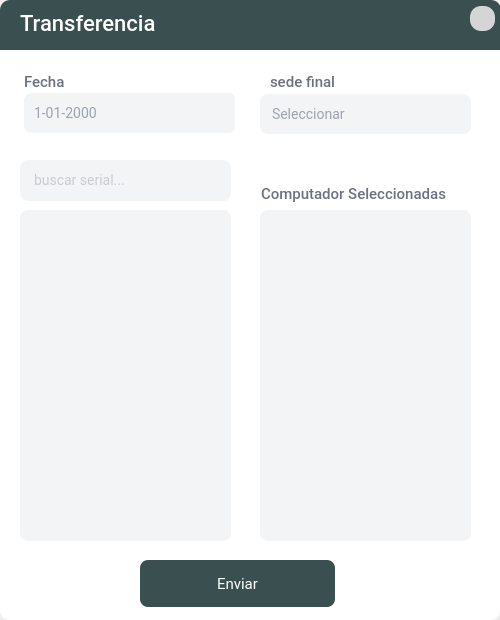
<?xml version="1.0" encoding="UTF-8"?>
<ui version="4.0">
 <class>Transferencia</class>
 <widget class="QDialog" name="Transferencia">
  <property name="enabled">
   <bool>true</bool>
  </property>
  <property name="geometry">
   <rect>
    <x>0</x>
    <y>0</y>
    <width>500</width>
    <height>620</height>
   </rect>
  </property>
  <property name="minimumSize">
   <size>
    <width>500</width>
    <height>620</height>
   </size>
  </property>
  <property name="maximumSize">
   <size>
    <width>500</width>
    <height>620</height>
   </size>
  </property>
  <property name="windowTitle">
   <string>Dialog</string>
  </property>
  <property name="windowIcon">
   <iconset>
    <normaloff>:/prefijoNuevo/logo.png</normaloff>:/prefijoNuevo/logo.png</iconset>
  </property>
  <property name="styleSheet">
   <string notr="true">QTableWidget {
outline: 0px;
border:5px solid #f3f4f6;
border-radius:15px;
font-family: Roboto;
font-style: normal;
font-weight: normal;
font-size: 15px;
line-height: 19px;
letter-spacing: 0.02em;
color: #6B7280;
}


/* cabezera*/
QHeaderView::section {
background-color:#f1f2f3;
border-style: none;
height:40px;
font-family: &quot;Roboto&quot;;
font-style: normal;
font-weight: normal;
font-size: 13px;
line-height: 14px;
letter-spacing: 0.04em;
text-transform: uppercase;
color: #6B7280;


}


QHeaderView::section:horizontal{
font-family: Roboto;
font-style: normal;
font-weight: normal;
font-size: 14px;
line-height: 14px;
letter-spacing: 0.04em;
text-transform: uppercase;
color: #212529;

}


QTableWidget::disabled{
    background-color:#acacac;
    border: 1px solid #32414B;
    color: #656565;
    gridline-color: #656565;}

/*bordes internos*/
QTableWidget::item {
	border-bottom: 3px solid #f3f4f6;

}

QTableWidget:item:selected{
	background:white;/*color-seleccion*/
color: #2c3d3e;
}





/*SCROLL VERTICAL*/

QScrollBar:vertical{
	background: #f3f4f6;
	width: 11px; 
	margin: 0px 0px 0px 0px;
}

QScrollBar::handle:vertical{
	background: #cdcecf;
    border-radius:3px;
	margin: 0px 0px 3px 2px;
}

QScrollBar::add-line:vertical {
	height: 0px;
}

QScrollBar::sub-line:vertical {
	height: 0 px;
}


/*SCROLL HORIZONTAL*/

QScrollBar:horizontal{
	background: #f3f4f6;
	height: 11px; 
	margin: 0px 0px 0px 0px;
}

QScrollBar::handle:horizontal{
	background: #cdcecf;
    border-radius:3px;
	margin: 3px 2px 0px 0px;
}

QScrollBar::add-line:horizontal{
	height: 0px;
}

QScrollBar::sub-line:horizontal{
	height: 0 px;
}

</string>
  </property>
  <layout class="QGridLayout" name="gridLayout">
   <property name="leftMargin">
    <number>0</number>
   </property>
   <property name="topMargin">
    <number>0</number>
   </property>
   <property name="rightMargin">
    <number>0</number>
   </property>
   <property name="bottomMargin">
    <number>0</number>
   </property>
   <item row="0" column="0">
    <widget class="QFrame" name="frame">
     <property name="styleSheet">
      <string notr="true">

#frame{background-color:white;border-radius:10px}


QLabel{
font-family: Roboto;
font-style: normal;
font-weight: 450;
font-size: 15px;
letter-spacing: 0.02em;
color: #6B7280;}


QLineEdit{
font-family: Roboto;
font-style: normal;
font-weight: normal;
font-size: 14px;
letter-spacing: 0.02em;
background: #F3F4F6;
border: 2px solid #F3F4F6;
border-radius: 8px;
color:#9CA3AF;
padding:10px}

QLineEdit::hover{
background: #FFFFFF;
border: 2px solid #344647;
border-radius: 8px;
}

/* COMBOBOX */

QComboBox{
font-family: Roboto;
font-style: normal;
font-weight: normal;
font-size: 14px;
letter-spacing: 0.02em;
background: #F3F4F6;
color:#9CA3AF;
border-radius:8px;
padding:10px;
combobox-popup: 0;
border: 2px solid #F3F4F6;

}


QComboBox::drop-down
{
    width: 20px;
    border-left-width: 1px;
	padding: 10px 10px 10px 20px;
 }


QComboBox QAbstractItemView {
	color:#9CA3AF;
	font-size:14px;
	background-color: #F3F4F6;
	selection-background-color:#344647;
	selection-color:#ffffff;
	outline: 0px;
   border: 1px solid #344647;
 border-radius:8px;
padding:10px
}



QComboBox::down-arrow
{
	image: url(:/prefijoNuevo/flecha_oscuro.png);
     width: 11px;
     height: 11px;
}

QComboBox::focus{
background: #FFFFFF;
border: 2px solid #344647;
border-radius: 8px;
}




/*  BOTON */

QPushButton{
font-family: Roboto;
font-style: normal;
font-weight: normal;
font-size: 15px;
letter-spacing: 0.02em;
color:white;
padding:8px;
background: #3A4F50;
border-radius: 8px;}

QPushButton:hover{background: #2e3e3f;
border-radius: 8px; }


/* LISTA */


QListWidget{
font-family: Roboto;
font-size: 13px;
background: #F3F4F6;
color:#9CA3AF;
padding:8px;
border-radius:8px;
}



QListWidget::focus{
background: #FFFFFF;
border: 2px solid #3A4F50;
border-radius: 8px;

}





</string>
     </property>
     <property name="frameShape">
      <enum>QFrame::NoFrame</enum>
     </property>
     <property name="frameShadow">
      <enum>QFrame::Plain</enum>
     </property>
     <widget class="QComboBox" name="cbox_sedeFinal">
      <property name="geometry">
       <rect>
        <x>260</x>
        <y>94</y>
        <width>211</width>
        <height>40</height>
       </rect>
      </property>
      <property name="cursor">
       <cursorShape>PointingHandCursor</cursorShape>
      </property>
      <property name="styleSheet">
       <string notr="true"/>
      </property>
      <item>
       <property name="text">
        <string>Seleccionar</string>
       </property>
      </item>
      <item>
       <property name="text">
        <string>Masculino</string>
       </property>
      </item>
      <item>
       <property name="text">
        <string>Femenino</string>
       </property>
      </item>
     </widget>
     <widget class="QLabel" name="lbl8">
      <property name="geometry">
       <rect>
        <x>24</x>
        <y>70</y>
        <width>171</width>
        <height>21</height>
       </rect>
      </property>
      <property name="styleSheet">
       <string notr="true"/>
      </property>
      <property name="text">
       <string>Fecha</string>
      </property>
      <property name="alignment">
       <set>Qt::AlignBottom|Qt::AlignLeading|Qt::AlignLeft</set>
      </property>
     </widget>
     <widget class="QDateEdit" name="date_fecha">
      <property name="geometry">
       <rect>
        <x>24</x>
        <y>93</y>
        <width>211</width>
        <height>40</height>
       </rect>
      </property>
      <property name="cursor">
       <cursorShape>PointingHandCursor</cursorShape>
      </property>
      <property name="styleSheet">
       <string notr="true">/*SPINBOX*/
QDateEdit{
font-family: Roboto;
font-style: normal;
font-weight: normal;
font-size: 14px;
letter-spacing: 0.02em;
background: #F3F4F6;
color:#9CA3AF;
padding:8px;
border-radius:8px; }

QDateEdit::up-button {
min-width: 25px; min-height: 12px; background-color: #F3F4F6; 
border-radius: 6px;}

QDateEdit::down-button {
min-width: 25px; min-height: 12px; background-color: #F3F4F6; 
border-radius: 6px;}

QDateEdit::up-arrow{
	image: url(:/prefijoNuevo/comDownP.png);
     width: 9px;
     height: 9px;
}

QDateEdit::down-arrow{
	image:url(:/prefijoNuevo/comUpP.png);
     width: 9px;
     height: 9px;}

QDateEdit::focus{
background: #FFFFFF;
border: 2px solid #526974;
border-radius: 8px;
}</string>
      </property>
      <property name="displayFormat">
       <string>d-MM-yyyy</string>
      </property>
      <property name="calendarPopup">
       <bool>false</bool>
      </property>
     </widget>
     <widget class="QLabel" name="lbl2">
      <property name="geometry">
       <rect>
        <x>270</x>
        <y>70</y>
        <width>91</width>
        <height>21</height>
       </rect>
      </property>
      <property name="styleSheet">
       <string notr="true"/>
      </property>
      <property name="text">
       <string>sede final</string>
      </property>
      <property name="alignment">
       <set>Qt::AlignBottom|Qt::AlignLeading|Qt::AlignLeft</set>
      </property>
     </widget>
     <widget class="QPushButton" name="btn_enviar">
      <property name="geometry">
       <rect>
        <x>140</x>
        <y>560</y>
        <width>195</width>
        <height>47</height>
       </rect>
      </property>
      <property name="sizePolicy">
       <sizepolicy hsizetype="Ignored" vsizetype="Maximum">
        <horstretch>0</horstretch>
        <verstretch>0</verstretch>
       </sizepolicy>
      </property>
      <property name="sizeIncrement">
       <size>
        <width>0</width>
        <height>0</height>
       </size>
      </property>
      <property name="cursor">
       <cursorShape>PointingHandCursor</cursorShape>
      </property>
      <property name="focusPolicy">
       <enum>Qt::NoFocus</enum>
      </property>
      <property name="autoFillBackground">
       <bool>false</bool>
      </property>
      <property name="styleSheet">
       <string notr="true"/>
      </property>
      <property name="text">
       <string>Enviar</string>
      </property>
      <property name="icon">
       <iconset>
        <normaloff>:/prefijoNuevo/image (10).png</normaloff>:/prefijoNuevo/image (10).png</iconset>
      </property>
      <property name="iconSize">
       <size>
        <width>21</width>
        <height>21</height>
       </size>
      </property>
      <property name="checkable">
       <bool>false</bool>
      </property>
      <property name="autoRepeat">
       <bool>false</bool>
      </property>
      <property name="autoExclusive">
       <bool>false</bool>
      </property>
      <property name="autoDefault">
       <bool>false</bool>
      </property>
      <property name="default">
       <bool>false</bool>
      </property>
      <property name="flat">
       <bool>false</bool>
      </property>
     </widget>
     <widget class="QFrame" name="frame_2">
      <property name="geometry">
       <rect>
        <x>0</x>
        <y>0</y>
        <width>501</width>
        <height>50</height>
       </rect>
      </property>
      <property name="styleSheet">
       <string notr="true">#frame_2{background: #3A4F50 ;border-top-left-radius: 10px;
border-top-right-radius: 10px;}</string>
      </property>
      <property name="frameShape">
       <enum>QFrame::StyledPanel</enum>
      </property>
      <property name="frameShadow">
       <enum>QFrame::Raised</enum>
      </property>
      <widget class="QLabel" name="label_3">
       <property name="geometry">
        <rect>
         <x>20</x>
         <y>10</y>
         <width>181</width>
         <height>27</height>
        </rect>
       </property>
       <property name="styleSheet">
        <string notr="true">font-family: Roboto;
font-style: normal;
font-weight: 500;
font-size: 22px;
line-height: 40px;
letter-spacing: 0.02em;
color:#ffffff;</string>
       </property>
       <property name="text">
        <string>Transferencia</string>
       </property>
      </widget>
      <widget class="QToolButton" name="btn_closeTransfe">
       <property name="geometry">
        <rect>
         <x>470</x>
         <y>6</y>
         <width>25</width>
         <height>25</height>
        </rect>
       </property>
       <property name="focusPolicy">
        <enum>Qt::NoFocus</enum>
       </property>
       <property name="toolTip">
        <string>Cerrar</string>
       </property>
       <property name="styleSheet">
        <string notr="true">#btn_closeTransfe{
font-family: Roboto;
font-weight: normal;
font-size: 14px;
background-color: #d5d5d8;
color: #6B7280;
border-radius:11px
}

#btn_closeTransfe:hover{background:#ce4d3a ;
border-radius:11px; }


</string>
       </property>
       <property name="text">
        <string/>
       </property>
       <property name="icon">
        <iconset resource="../image/source.qrc">
         <normaloff>:/prefijoNuevo/close (1).png</normaloff>:/prefijoNuevo/close (1).png</iconset>
       </property>
       <property name="iconSize">
        <size>
         <width>13</width>
         <height>13</height>
        </size>
       </property>
       <property name="autoRaise">
        <bool>true</bool>
       </property>
      </widget>
     </widget>
     <widget class="QLineEdit" name="line_filtrar">
      <property name="geometry">
       <rect>
        <x>20</x>
        <y>160</y>
        <width>211</width>
        <height>41</height>
       </rect>
      </property>
      <property name="placeholderText">
       <string>buscar serial...</string>
      </property>
     </widget>
     <widget class="QListWidget" name="list_inicio">
      <property name="geometry">
       <rect>
        <x>20</x>
        <y>210</y>
        <width>211</width>
        <height>331</height>
       </rect>
      </property>
      <property name="cursor" stdset="0">
       <cursorShape>PointingHandCursor</cursorShape>
      </property>
      <property name="styleSheet">
       <string notr="true"/>
      </property>
      <property name="frameShape">
       <enum>QFrame::NoFrame</enum>
      </property>
      <property name="autoScrollMargin">
       <number>20</number>
      </property>
      <property name="editTriggers">
       <set>QAbstractItemView::NoEditTriggers</set>
      </property>
      <property name="selectionMode">
       <enum>QAbstractItemView::SingleSelection</enum>
      </property>
      <property name="verticalScrollMode">
       <enum>QAbstractItemView::ScrollPerItem</enum>
      </property>
      <property name="horizontalScrollMode">
       <enum>QAbstractItemView::ScrollPerItem</enum>
      </property>
      <property name="isWrapping" stdset="0">
       <bool>false</bool>
      </property>
      <property name="spacing">
       <number>2</number>
      </property>
     </widget>
     <widget class="QListWidget" name="list_final">
      <property name="geometry">
       <rect>
        <x>260</x>
        <y>210</y>
        <width>211</width>
        <height>331</height>
       </rect>
      </property>
      <property name="frameShape">
       <enum>QFrame::NoFrame</enum>
      </property>
      <property name="tabKeyNavigation">
       <bool>false</bool>
      </property>
      <property name="selectionMode">
       <enum>QAbstractItemView::SingleSelection</enum>
      </property>
      <property name="iconSize">
       <size>
        <width>0</width>
        <height>0</height>
       </size>
      </property>
      <property name="spacing">
       <number>2</number>
      </property>
      <property name="sortingEnabled">
       <bool>false</bool>
      </property>
     </widget>
     <widget class="QLabel" name="label">
      <property name="geometry">
       <rect>
        <x>261</x>
        <y>186</y>
        <width>211</width>
        <height>16</height>
       </rect>
      </property>
      <property name="text">
       <string>Computador Seleccionadas</string>
      </property>
     </widget>
    </widget>
   </item>
  </layout>
 </widget>
 <tabstops>
  <tabstop>date_fecha</tabstop>
  <tabstop>cbox_sedeFinal</tabstop>
  <tabstop>line_filtrar</tabstop>
  <tabstop>list_inicio</tabstop>
  <tabstop>list_final</tabstop>
 </tabstops>
 <resources>
  <include location="../image/source.qrc"/>
  <include location="../image/source.qrc"/>
 </resources>
 <connections/>
</ui>
